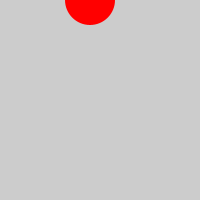
Frame 1 (no input)
Frame 60 (the mouse pressed at the canvas centre just before this capture): identical to frame 1, image omitted
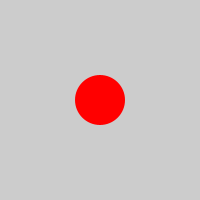
Frame 120 (the mouse held since frame 60 and released just before this capture)

The Processing sketch that drew these frames (run headless with seeded random() and noise(); from frame 60 on, the mouse is pressed at the canvas centre):

// Processing sketch: processing_93037
// ── processing_93037.pde

void setup() {
  size(200, 200);
  noStroke();
}

void draw() {
  background(204);
  
  
  
  float  x1 = map(mouseX, 0, width, 90, 110);
   fill (255,0,0);
  ellipse(x1, mouseY, 50, 50); 
 
 
  
  
}
